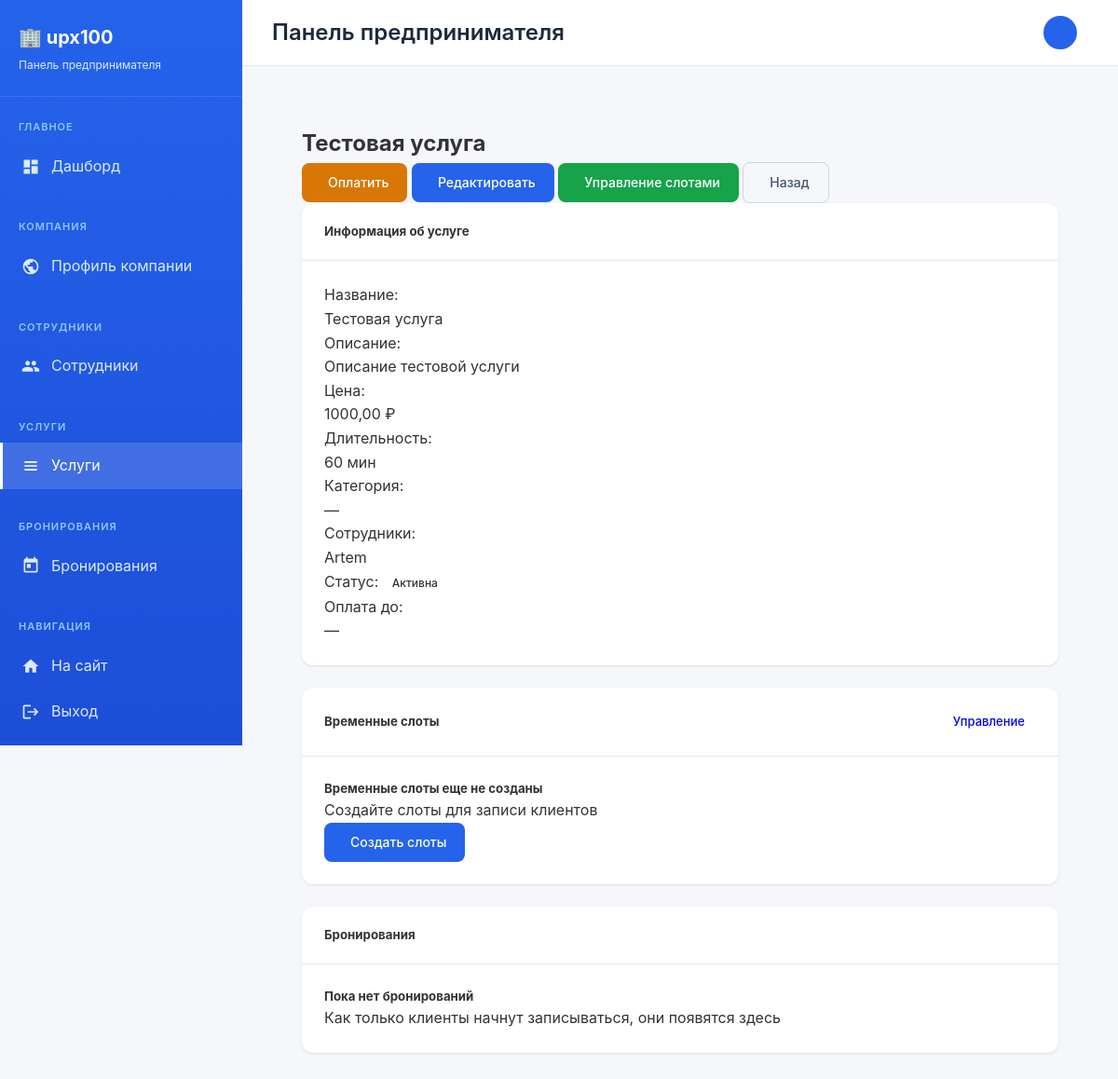
The app's page /business/services/1/ (signed in), older data.
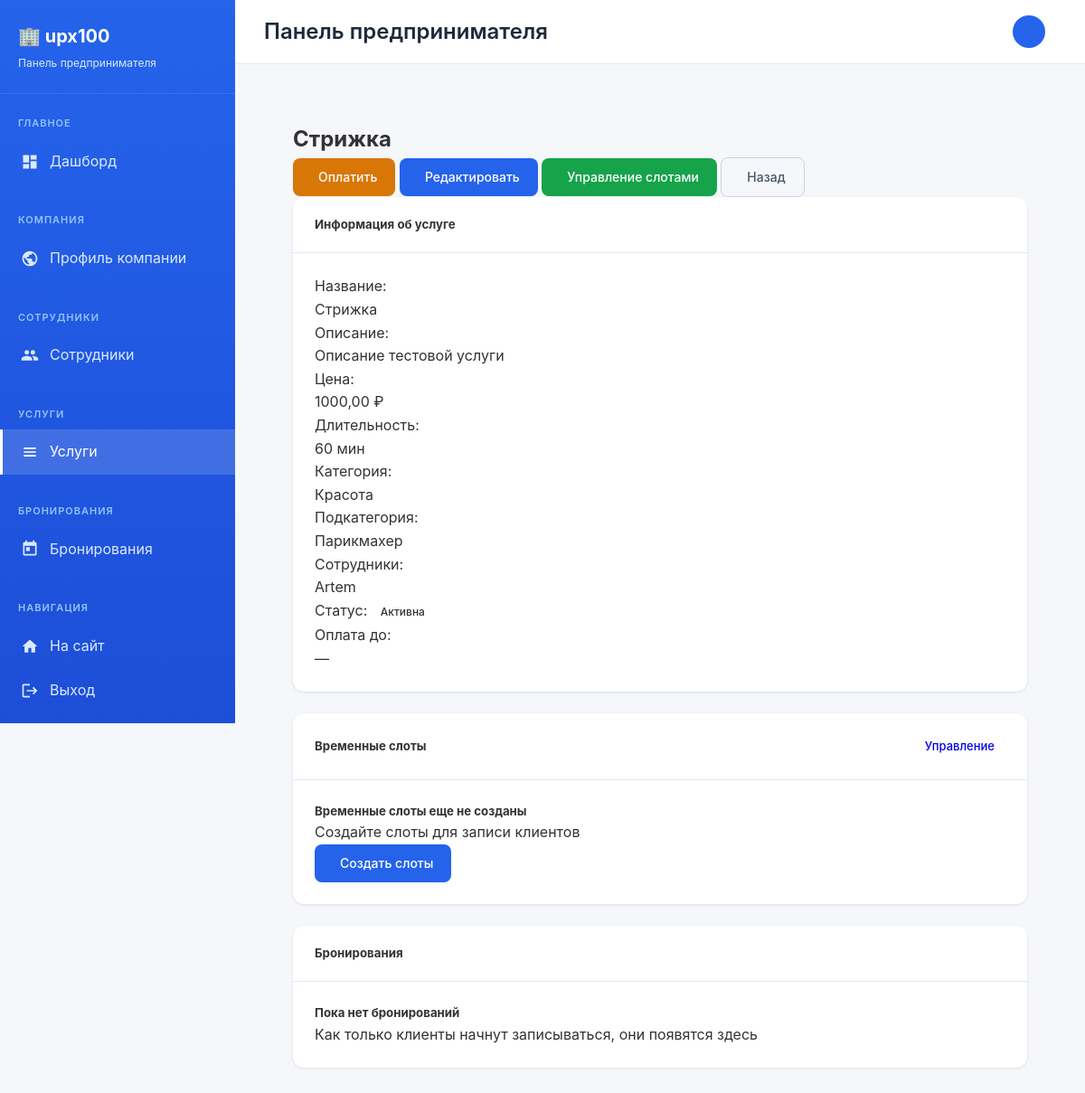
The same page, newer data.
### business/models.py (models this page shows, shortened)
class Service(models.Model):
    STATUS_CHOICES = [
        ('draft', 'Черновик'),
        ('active', 'Активна'),
        ('inactive', 'Неактивна (неоплата)'),
        ('pending_payment', 'Ожидает оплаты'),
    ]
    company = models.ForeignKey(Company, on_delete=models.CASCADE, related_name='services', verbose_name="Компания")
    category = models.ForeignKey('companies.Category', on_delete=models.SET_NULL, null=True, blank=True,
                                  related_name='business_services', verbose_name="Категория")
    subcategory = models.ForeignKey('companies.Subcategory', on_delete=models.SET_NULL, null=True, blank=True,
                                  related_name='business_services', verbose_name="Подкатегория")
    employees = models.ManyToManyField(Employee, related_name='services', verbose_name="Сотрудники")
    name = models.CharField(max_length=200, verbose_name="Название услуги")
    description = models.TextField(blank=True, verbose_name="Описание")
    price = models.DecimalField(max_digits=10, decimal_places=2, verbose_name="Цена (руб)")
    duration = models.PositiveIntegerField(help_text="Длительность в минутах", verbose_name="Длительность (мин)", null=True, blank=True)
    photo = models.ImageField(upload_to='service_photos/', blank=True, null=True, verbose_name="Фото услуги")
    status = models.CharField(max_length=20, choices=STATUS_CHOICES, default='draft', verbose_name="Статус")
    created_at = models.DateTimeField(auto_now_add=True)
    updated_at = models.DateTimeField(auto_now=True)
    payment_amount = models.DecimalField(max_digits=10, decimal_places=2, default=0, verbose_name="Сумма оплаты (руб/мес)")
    payment_due_date = models.DateTimeField(null=True, blank=True, verbose_name="Дата окончания оплаты")
    last_payment_date = models.DateTimeField(null=True, blank=True, verbose_name="Дата последней оплаты")
    class Meta:
        verbose_name = "Услуга"
        verbose_name_plural = "Услуги"
    def is_paid(self):
        if self.status == 'active' and self.payment_due_date:
            return timezone.now() < self.payment_due_date
        return False

### companies/models.py (models this page shows, shortened)
class Category(models.Model):
    name = models.CharField(
        max_length=100,
        unique=True,
        verbose_name='Название категории'
    )
    slug = models.SlugField(
        max_length=100,
        unique=True,
        verbose_name='Слаг'
    )
    icon = models.ImageField(
        upload_to='categories/icons/',
        blank=True,
        null=True,
        verbose_name='Иконка'
    )
    created_at = models.DateTimeField(
        auto_now_add=True,
        verbose_name='Дата создания'
    )
    class Meta:
        verbose_name = 'Категория'
        verbose_name_plural = 'Категории'
        ordering = ['name']

class Subcategory(models.Model):
    category = models.ForeignKey(
        Category,
        on_delete=models.CASCADE,
        related_name='subcategories',
        verbose_name='Категория'
    )
    name = models.CharField(
        max_length=100,
        verbose_name='Название подкатегории'
    )
    slug = models.SlugField(
        max_length=100,
        unique=True,
        verbose_name='Слаг'
    )
    created_at = models.DateTimeField(
        auto_now_add=True,
        verbose_name='Дата создания'
    )
    class Meta:
        verbose_name = 'Подкатегория'
        verbose_name_plural = 'Подкатегории'
        ordering = ['category', 'name']
        unique_together = [['category', 'slug']]

### business/views.py (the view)
# urls.py: path('services/<int:pk>/', views.service_detail_view, name='service_detail'),
@login_required
def service_detail_view(request, pk):
    company = request.user.get_company()
    if not company:
        messages.error(request, 'Компания не найдена')
        return redirect('business:service_list')
    try:
        service = company.services.get(pk=pk)
    except Service.DoesNotExist:
        messages.error(request, 'Услуга не найдена')
        return redirect('business:service_list')
    time_slots = service.time_slots.filter(date__gte=timezone.now().date()).order_by('date', 'start_time')
    bookings = service.bookings.all().order_by('-created_at')
    return render(request, 'business/service_detail.html', {
        'service': service,
        'time_slots': time_slots,
        'bookings': bookings
    })

### accounts/models.py (called while the page is built)
    def get_full_name(self):
        return f"{self.first_name} {self.last_name}".strip() or self.email

    def get_company(self):
        if self.role == 'entrepreneur':
            if hasattr(self, 'company'):
                return self.company
        elif self.role == 'employee':
            employee_profile = self.get_employee_profile()
            if employee_profile:
                return employee_profile.company
        return None

### business/models.py (called while the page is built)
    @property
    def name(self):
        return self.user.get_full_name() or self.user.email

### templates/business/service_detail.html (shortened to what the changed rows need)
{% extends 'business/base.html' %}
{% load static %}
{% block content %}
<div class="content-area">
    <div class="row mb-4">
        <div class="col-12">
            <div class="d-flex justify-content-between align-items-center">
                <h2 class="mb-0 text-primary">{{ service.name }}</h2>
                <div>
                    {% if not service.is_paid %}
                        <a href="{% url 'business:payment_process' service.pk %}" class="btn btn-warning btn-lg">
                        </a>
                    {% endif %}
                    <a href="{% url 'business:service_edit' service.pk %}" class="btn btn-primary btn-lg">
                    </a>
                    <a href="{% url 'business:slot_manage' service.pk %}" class="btn btn-success btn-lg">
                    </a>
                    <a href="{% url 'business:service_list' %}" class="btn btn-outline-secondary btn-lg">
                    </a>
                </div>
            </div>
        </div>
    </div>
    <div class="row g-4">
        <div class="col-lg-6">
            <div class="card shadow-sm border-0 h-100">
                <div class="card-body">
                    <div class="mb-3">
                        <label class="fw-bold text-muted">Название:</label>
                        <p class="fs-5">{{ service.name }}</p>
                    </div>
                    <div class="mb-3">
                        <p>{{ service.description|default:"Не указано"|linebreaks }}</p>
                    </div>
                    <div class="row mb-3">
                        <div class="col-6">
                            <label class="fw-bold text-muted">Цена:</label>
                            <p class="fs-4 text-success fw-bold">{{ service.price }} ₽</p>
                        </div>
                        <div class="col-6">
                            <label class="fw-bold text-muted">Длительность:</label>
                            <p class="fs-5">{{ service.duration }} мин</p>
                        </div>
                    </div>
                    <div class="mb-3">
                        <label class="fw-bold text-muted">Категория:</label>
                        <p>{{ service.category.name|default:"—" }}</p>
                    </div>
                    {% if service.subcategory %}
                    <div class="mb-3">
                        <label class="fw-bold text-muted">Подкатегория:</label>
                        <p>{{ service.subcategory.name }}</p>
                    </div>
                    {% endif %}
                    <div class="mb-3">
                        <label class="fw-bold text-muted">Статус:</label>
                        <span class="badge bg-{% if service.status == 'active' %}success{% elif service.status == 'pending_payment' %}warning{% elif service.status == 'inactive' %}danger{% else %}secondary{% endif %} px-3 py-2 fs-6">
                            {{ service.get_status_display }}
                        </span>
                    </div>
                </div>
            </div>
        </div>
    </div>
</div>
{% endblock %}

Row changes from the older to the newer data that the page shows:
changed Service "Описание тестовой услуги": name "Тестовая услуга" → "Стрижка"; category.name "—" → "Красота"; subcategory_id empty → 1 (drawn); subcategory.name (not shown) → "Парикмахер"
Text that changed along with them:
text now shown: "Подкатегория:"
